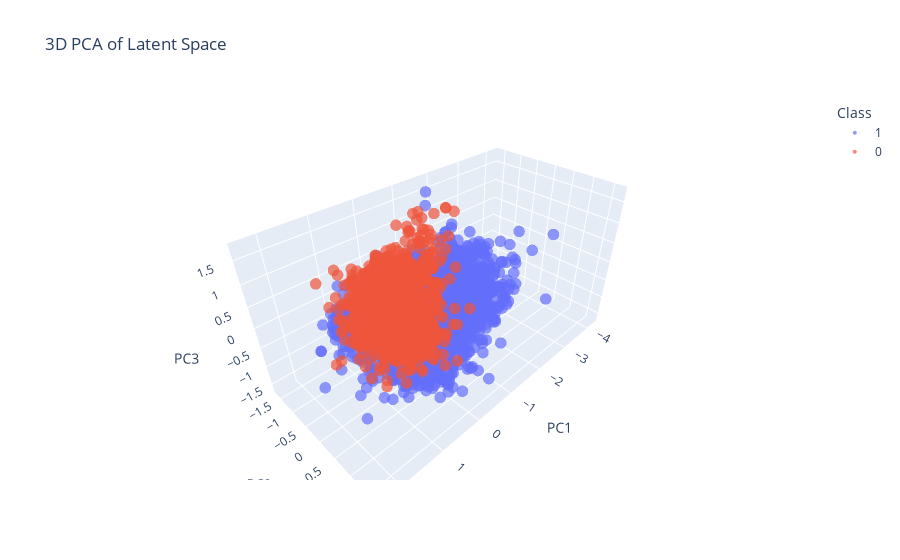

Notebook code for this chart:
### Code cell
plot_latent_space_3d(model, train_loader, device)

### Figure 1 — Plotly figure (JSON) as saved in the notebook; plotly's stock layout.template omitted (floating-point values rounded to 4 significant figures; data arrays with more than 128 entries replaced by an {"elided": "..."} marker saying what was removed)
{"data": [{"hovertemplate": "Class=1<br>PC1=%{x}<br>PC2=%{y}<br>PC3=%{z}<extra></extra>", "legendgroup": "1", "marker": {"color": "#636efa", "opacity": 0.7, "size": 4, "symbol": "circle"}, "mode": "markers", "name": "1", "scene": "scene", "showlegend": true, "type": "scatter3d", "x": {"elided": "3875 float values"}, "y": {"elided": "3875 float values"}, "z": {"elided": "3875 float values"}}, {"hovertemplate": "Class=0<br>PC1=%{x}<br>PC2=%{y}<br>PC3=%{z}<extra></extra>", "legendgroup": "0", "marker": {"color": "#EF553B", "opacity": 0.7, "size": 4, "symbol": "circle"}, "mode": "markers", "name": "0", "scene": "scene", "showlegend": true, "type": "scatter3d", "x": {"elided": "1341 float values"}, "y": {"elided": "1341 float values"}, "z": {"elided": "1341 float values"}}], "layout": {"legend": {"title": {"text": "Class"}, "tracegroupgap": 0}, "scene": {"domain": {"x": [0, 1], "y": [0, 1]}, "xaxis": {"title": {"text": "PC1"}}, "yaxis": {"title": {"text": "PC2"}}, "zaxis": {"title": {"text": "PC3"}}}, "title": {"text": "3D PCA of Latent Space"}}}
